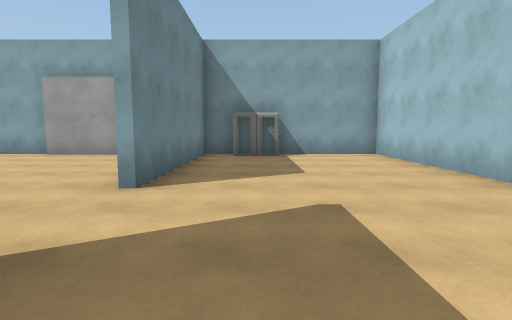
[1] (above)

16 first-person views from a walk through a 3-D level made in the Unity game engine. The camera is 1.4 m above the floor, tilts 6° down and sees 80° across. The floor is counted in squares, 2 m on a side. Each view is taken from the middle of a square. On the plan, view 1 faces up. The plan holds only what a view shows up to about 10 squares ahead; the rest is blank. The player is left out. Some animated figures are not drawn. Some surface patterns are stand-ins.

[2]
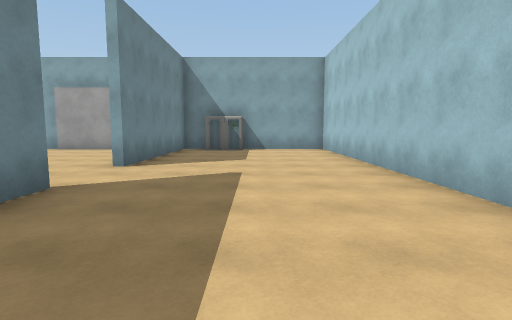

[3]
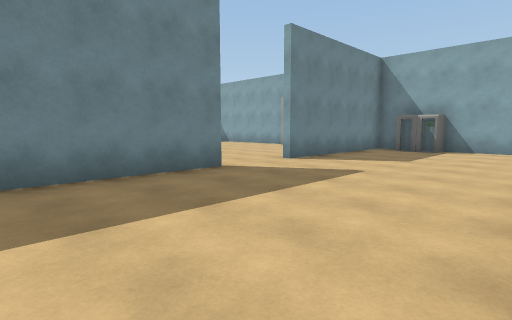

[4]
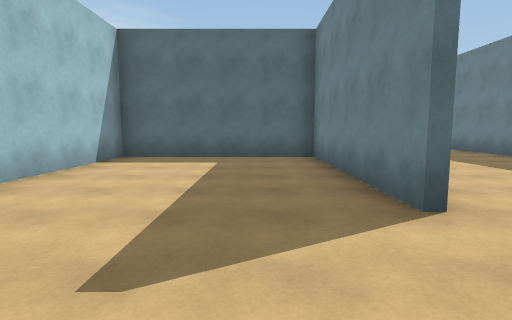

[5]
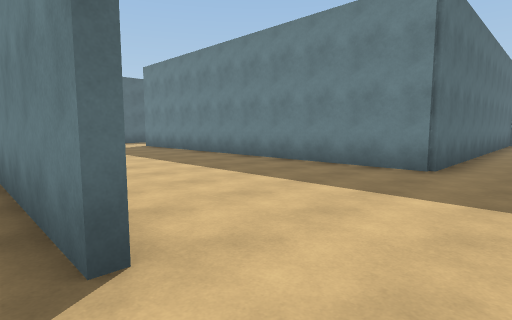

[6]
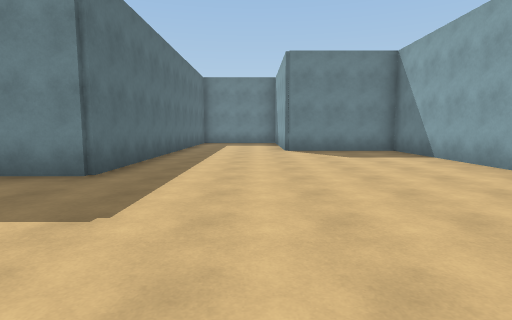

[7]
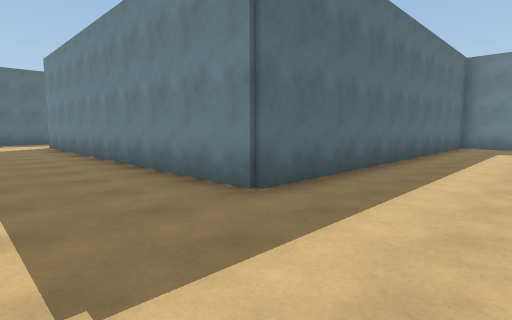

[8]
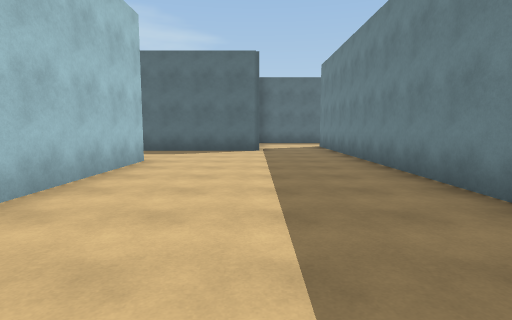

[9]
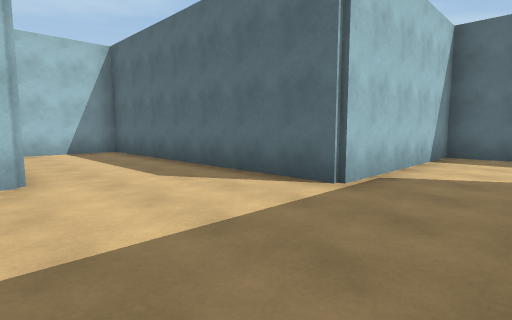

[10]
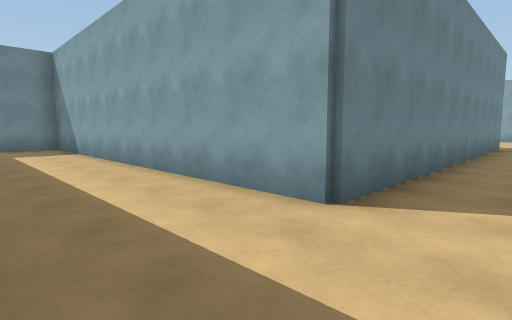

[11]
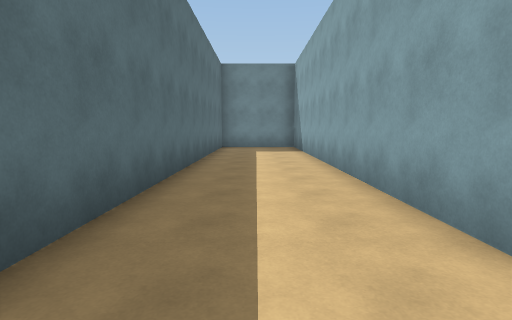

[12]
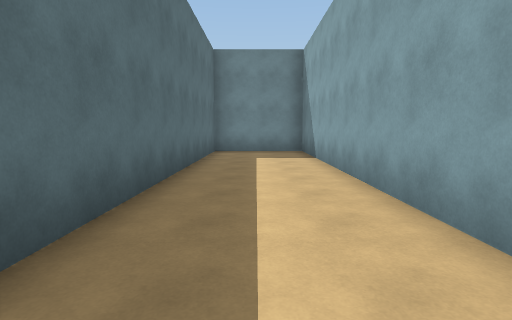

[13]
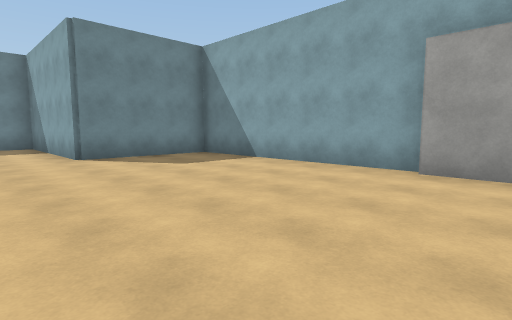

[14]
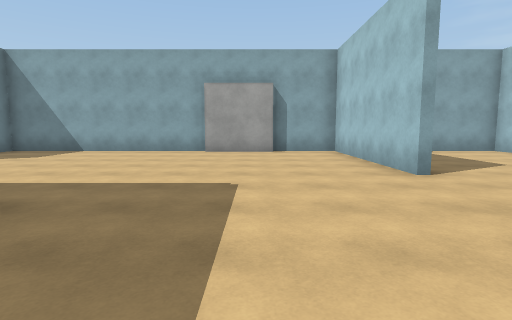

[15]
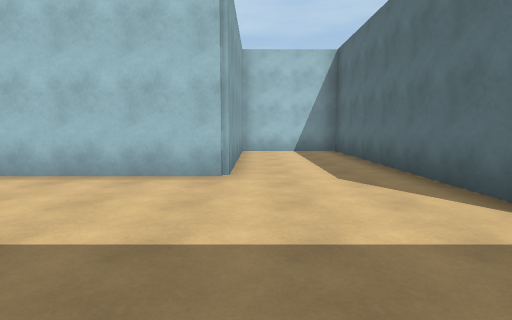

[16]
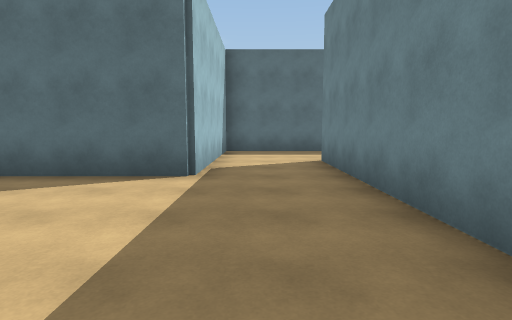

### Floor plan
Ten units are one square. View 1 is at (0, 0); x grows to the right and y downward. Boxes are objects, and circles mark ways between rooms. Rooms are numbered by the first view taken in them; rooms with no view inside come last. Other rooms are left out.
<svg viewBox="-167 -90 205 207">
<path fill="none" stroke="#000" d="M-14 -16 -14 34 32 34M-14 -82 -14 -35M33 29 33 -83 -11 -83M-75 -15 -64 -15 -64 86 -75 86M-125 -15 -104 -15M-104 86 -125 86M-16 -35 -16 -82M-159 -15 -144 -15M-144 86 -162 86 -162 112 -41 112 -41 64 33 64 33 29M-55 -83 -114 -83 -114 -49 -162 -49 -162 -20M-35 -80 -55 -80M30 36 -16 36 -16 -2M-11 -83 -35 -83"/>
<rect x="-5" y="-85" width="10" height="10" fill="#bbb"><title>other object</title></rect>
<circle cx="-10" cy="-25" r="3" fill="#2a7"/>
<text x="10" y="-30">1</text>
<text x="-80" y="20">2</text>
</svg>
Room 1 opens to room 2.

Where each view was taken, in squares from view 1:
view 1: 0 up, 0 right, facing up
view 2: 2 down, 1 right, facing up
view 3: 2 down, 3 right, facing up-left
view 4: 4 up, 0 right, facing down
view 5: 3 up, 1 left, facing down-left
view 6: 4 up, 2 left, facing left
view 7: 4 up, 4 left, facing down-left
view 8: 3 up, 4 left, facing down
view 9: 3 down, 6 left, facing down-right
view 10: 11 down, 5 left, facing up-left
view 11: 10 down, 5 left, facing left
view 12: 10 down, 7 left, facing left
view 13: 3 up, 4 left, facing up-left
view 14: 1 down, 4 left, facing up
view 15: 4 down, 6 left, facing right
view 16: 2 down, 5 left, facing down
